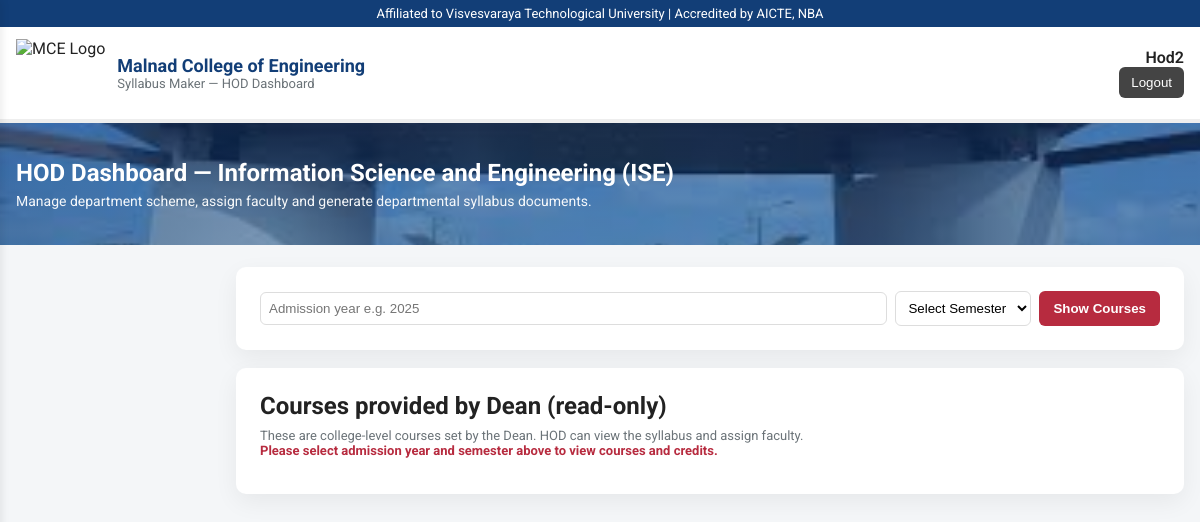
/hod/dashboard/10/ (signed in), run on the app's committed database.
### users/models.py (models this page shows, shortened)
class CustomUser(AbstractBaseUser, PermissionsMixin):
    email = models.EmailField(unique=True)
    username = models.CharField(max_length=30, unique=True, null=True, blank=True)
    first_name = models.CharField(max_length=100, blank=True)
    last_name = models.CharField(max_length=100, blank=True)
    is_active = models.BooleanField(default=True)
    is_staff = models.BooleanField(default=False)
    ROLE_CHOICES = [
        ('hod', 'HOD'),
        ('dean', 'Dean'),
        ('faculty', 'Faculty'),
    ]
    role = models.CharField(max_length=20, choices=ROLE_CHOICES, blank=True, null=True)
    objects = CustomUserManager()
    USERNAME_FIELD = 'email'
    REQUIRED_FIELDS = []
    def get_full_name(self):
        return f"{self.first_name} {self.last_name}".strip() or (self.username or self.email)

### academics/models.py (models this page shows, shortened)
class Branch(models.Model):
    code = models.CharField(max_length=16, unique=True)
    name = models.CharField(max_length=120)
    active = models.BooleanField(default=True)

### hod/views.py (the view, shortened to what this page needs)
# urls.py: path('dashboard/', views.faculty_dashboard, name='faculty_dashboard'),
@login_required
def dashboard(request, branch_pk=None):
    if not Branch or not Course:
        return render(request, 'hod/hod_dashboard.html', {
            'branch': None, 'courses_dean': [], 'total_credits': 0, 'selected_year': '', 'selected_semester': ''
        })
    if branch_pk is None:
        return dashboard_redirect(request)
    else:
        branch = get_object_or_404(Branch, pk=branch_pk)
    selected_year = request.GET.get('year', '').strip()
    selected_semester = request.GET.get('semester', '').strip()
    selected_sem_credit = None
    CollegeLevelCourse = apps.get_model('academics', 'CollegeLevelCourse')
    courses_dean = []
    total_credits = 0
    semester_rows = []
    semester_credit_obj = None
    if selected_year and selected_semester:
        try:
            CollegeLevelCourse = apps.get_model('academics', 'CollegeLevelCourse')
        except LookupError:
            logger.warning("academics.CollegeLevelCourse model not found")
            courses_dean = []
        else:
            try:
                dean_qs = CollegeLevelCourse.objects.filter(department="All Branches", is_deleted=False).filter(
                    Q(branch__isnull=True) | Q(branch=branch)
                )
                if hasattr(CollegeLevelCourse, 'semester'):
                    try:
                        dean_qs = dean_qs.filter(semester=int(selected_semester))
                    except Exception:
                        try:
                            dean_qs = dean_qs.filter(semester=selected_semester)
                        except Exception:
                            pass
                if selected_year:
                    for year_field in ['admission_year', 'year', 'academic_year']:
                        if hasattr(CollegeLevelCourse, year_field):
                            try:
                                dean_qs = dean_qs.filter(**{year_field: int(selected_year)})
                                break
                            except Exception:
                                try:
                                    dean_qs = dean_qs.filter(**{year_field: selected_year})
                                    break
                                except Exception:
                                    pass
            except Exception:
                dean_qs = CollegeLevelCourse.objects.none()
            courses_dean = []
            for c in dean_qs:
                f_id = None
                if hasattr(c, 'faculty_id') and getattr(c, 'faculty_id') not in (None, ''):
                    try:
                        f_id = int(getattr(c, 'faculty_id'))
                    except Exception:
                        try:
                            f_obj = getattr(c, 'faculty', None)
                            f_id = int(getattr(f_obj, 'id')) if f_obj else None
                        except Exception:
                            f_id = None
                courses_dean.append({
                    'id': getattr(c, 'id', None),
                    'category': getattr(c, 'course_category', '') or '',
                    'course_code': getattr(c, 'course_code', '') or '',
                    'course_title': getattr(c, 'course_title', '') or '',
                    'l': int(getattr(c, 'teaching_hours_L', 0) or 0),
                    't': int(getattr(c, 'teaching_hours_T', 0) or 0),
                    'p': int(getattr(c, 'teaching_hours_P', 0) or 0),
                    'total_hours': (int(getattr(c, 'teaching_hours_L', 0) or 0)
                                    + int(getattr(c, 'teaching_hours_T', 0) or 0)
                                    + int(getattr(c, 'teaching_hours_P', 0) or 0)),
                    'cie': int(getattr(c, 'cie_marks', 0) or 0),
                    'see': int(getattr(c, 'see_marks', 0) or 0),
                    'total_marks': (int(getattr(c, 'cie_marks', 0) or 0)
                                    + int(getattr(c, 'see_marks', 0) or 0)),
                    'credits': getattr(c, 'credits', 0) or 0,
                    'faculty_id': f_id,
                    'faculty_username': getattr(getattr(c, 'faculty', None), 'username', '') if hasattr(c, 'faculty') else '',
                })
            try:
                Syllabus = apps.get_model('academics', 'Syllabus')
                syllabus_map = {}
                created_field = 'created_on' if 'created_on' in [f.name for f in Syllabus._meta.get_fields()] else 'created_at'
                for s in Syllabus.objects.all().order_by(f'-{created_field}'):
                    course_obj = getattr(s, 'course', None)
                    if not course_obj:
                        continue
                    course_pk = getattr(course_obj, 'pk', None)
                    if course_pk and course_pk not in syllabus_map:
                        syllabus_map[course_pk] = s.pk
                for c in courses_dean:
                    c['syllabus_pk'] = syllabus_map.get(c.get('id'))
            except LookupError:
                for c in courses_dean:
                    c['syllabus_pk'] = None
    else:
        courses_dean = []
    pending_submissions = []
    approved_submissions = []
    if SyllabusSubmission:
        try:
            syllabus_submissions = SyllabusSubmission.objects.filter(course__branch=branch, status='PENDING')
        except Exception:
            pass
    total_credits_dean = 0
    total_credits_schema = 0
    context = {
        'branch': branch,
        'hod_assignment': getattr(request.user, 'hod_assignment', None),
        'courses_dean': courses_dean,
        'total_credits': total_credits,
        'selected_year': selected_year,
        'selected_semester': selected_semester,
        'semester_rows': semester_rows,
        'selected_sem_credit': selected_sem_credit,
        'total_credits_dean': total_credits_dean,
        'total_credits_schema': total_credits_schema,
    }
    return render(request, 'hod/hod_dashboard.html', context)

### hod/templates/hod/hod_dashboard.html (shortened to what this page needs)
{% load static %}
<!doctype html>
<html lang="en">
<head>
</head>
<body>
  <div class="topbar">Affiliated to Visvesvaraya Technological University | Accredited by AICTE, NBA</div>
  <header class="site">
    <div class="wrap">
      <div class="brand">
        <img src="{% static 'images/malnad_college_of_engineering_logo.jpeg' %}" alt="MCE Logo">
        <div>
          <div class="title">Malnad College of Engineering</div>
          <div class="sub">Syllabus Maker — HOD Dashboard</div>
        </div>
      </div>
      <div style="text-align:right">
        <div style="font-weight:600">{{ user.get_full_name|default:user.username }}</div>
        <form method="post" action="{% url 'users:logout' %}" style="display:inline">
          <button type="submit" class="logout-btn">Logout</button>
        </form>
      </div>
    </div>
  </header>
  <section class="hero">
    <div class="hero-inner">
      <div class="hero-text">
        <h1>HOD Dashboard — {{ branch.name }} {% if branch.code %} ({{ branch.code }}) {% endif %}</h1>
        <p>Manage department scheme, assign faculty and generate departmental syllabus documents.</p>
      </div>
    </div>
  </section>
  <main class="container" style="margin-left: 220px;">
    <div class="card" style="margin-bottom:18px;display:flex;flex-wrap:wrap;gap:12px;align-items:center;justify-content:space-between">
      <div style="flex:1;min-width:240px">
        <form method="get" action="{% url 'hod:dashboard_self' branch.pk %}" style="display:flex;gap:8px;align-items:center;flex-wrap:wrap">
          <input name="year" placeholder="Admission year e.g. 2025" value="{{ selected_year }}" style="padding:8px;border-radius:6px;border:1px solid #ddd;flex:1;min-width:150px">
          <select name="semester" style="padding:8px;border-radius:6px;border:1px solid #ddd;background:#fff;">
            <option value="">Select Semester</option>
          </select>
          <button class="btn" type="submit" style="background:var(--mce-red)">Show Courses</button>
        </form>
      </div>
    </div>
    <div class="card">
      <h2 style="margin:0 0 8px">Courses provided by Dean (read-only)</h2>
      <p class="small-muted" style="margin:0 0 12px;">
        These are college-level courses set by the Dean. HOD can view the syllabus and assign faculty.
        {% if not selected_year or not selected_semester %}
          <br><strong style="color:#b72b3f">Please select admission year and semester above to view courses and credits.</strong>
        {% endif %}
      </p>
    </div>
  </main>
</body>
</html>

### data on the page
CustomUser: get_full_name "Hod2"
Branch: name "Information Science and Engineering", code "ISE"
